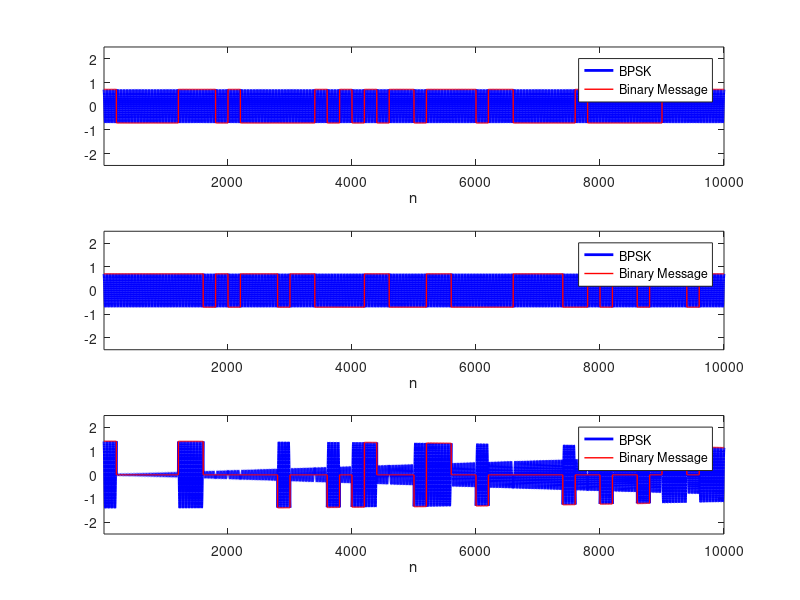

The MATLAB source for this figure:
%% Summer 2015 Jooyoun Hong

N_SYMS = 10000; 	% Number of Symbols
N_BITS = 50; 		% Number of Bits

CFO_CORR = 1;
N_USER = 2;


NOISE = 'CFO'; % FREE, AWGN, CFO

N_SAMPLE = floor(N_SYMS/N_BITS); % Number of Samples per Bits

carr_freq = 4 * N_BITS;


% Random Bit Generation

tx_data_1 = randi(2, 1, N_BITS) - 1;	
tx_data_2 = randi(2, 1, N_BITS) - 1;
if (N_USER == 4)
    tx_data_3 = randi(2, 1, N_BITS) - 1;    
    tx_data_4 = randi(2, 1, N_BITS) - 1;
end

% Upsampling
perfect_filter = ones(1,N_SAMPLE); % square one
filtered_data_1 = kron(tx_data_1, perfect_filter);
filtered_data_2 = kron(tx_data_2, perfect_filter);
if (N_USER == 4)
   filtered_data_3 = kron(tx_data_3, perfect_filter);
   filtered_data_4 = kron(tx_data_4, perfect_filter); 
end


Nb = N_SAMPLE * N_BITS; 
t = 1:N_SYMS;
bi_sampled_data_1 = zeros(1, N_SYMS); 
bi_sampled_data_1(1:Nb) = filtered_data_1(1:Nb);
bi_sampled_data_2 = zeros(1, N_SYMS); 
bi_sampled_data_2(1:Nb) = filtered_data_2(1:Nb);

if(N_USER == 4)
    bi_sampled_data_3 = zeros(1, N_SYMS); 
    bi_sampled_data_3(1:Nb) = filtered_data_3(1:Nb);
    bi_sampled_data_4 = zeros(1, N_SYMS); 
    bi_sampled_data_4(1:Nb) = filtered_data_4(1:Nb);
end

%% BPSK

modvec_bpsk   =  (1/sqrt(2))  .* [-1 1];
mod_fcn_bpsk  = @(x) complex(modvec_bpsk(1+x),0);


% Map the data values on to complex symbols
% BPSK
sampled_data_1 = arrayfun(mod_fcn_bpsk, bi_sampled_data_1);
sampled_data_2 = arrayfun(mod_fcn_bpsk, bi_sampled_data_2);
if (N_USER == 4)
   sampled_data_3 = arrayfun(mod_fcn_bpsk, bi_sampled_data_3);
   sampled_data_4 = arrayfun(mod_fcn_bpsk, bi_sampled_data_4); 
end


signal_1 = sampled_data_1.*exp(i*2*pi*carr_freq/N_SYMS*t);
signal_2 = sampled_data_2.*exp(i*2*pi*carr_freq/N_SYMS*t);

if (N_USER == 4)
    signal_3 = sampled_data_3.*exp(i*2*pi*carr_freq/N_SYMS*t);
    signal_4 = sampled_data_4.*exp(i*2*pi*carr_freq/N_SYMS*t);
end
%%---------------------------------------- NOISE SELECTION -----------------------------------------------

switch (NOISE)
case 'FREE'
	tx_payload_1 = signal_1;
	tx_payload_2 = signal_2;

    if (N_USER == 4)
        tx_payload_3 = signal_3;
        tx_payload_4 = signal_4;
    end

case 'CFO'
	payload_cfo_1 = 2e-5;
	payload_cfo_2 = 4e-5;
	tx_payload_1 = signal_1 .* exp(i*2*pi*payload_cfo_1*t);  
	tx_payload_2 = signal_2 .* exp(i*2*pi*payload_cfo_2*t);

    if(N_USER == 4)
        payload_cfo_3 = 3e-5;
        payload_cfo_4 = 4e-4;
        tx_payload_3 = signal_3 .* exp(i*2*pi*payload_cfo_3*t);  
        tx_payload_4 = signal_4 .* exp(i*2*pi*payload_cfo_4*t); 
    end

end


%%--------------------------------------------------- RX -------------------------------------------------
rx_signal_original = tx_payload_1 + tx_payload_2;
if (N_USER == 4)
    rx_signal_original = rx_signal_original + tx_payload_3 + tx_payload_4;
end


if (CFO_CORR == 1)
    if(N_USER == 2)
        cfo_ave = mean([payload_cfo_1;payload_cfo_2]);
    elseif (N_USER == 4)
        cfo_ave = mean([payload_cfo_1;payload_cfo_2;payload_cfo_3;payload_cfo_4]);
    end
    
rx_signal_original = rx_signal_original.*exp(-1i*2*pi*cfo_ave*t); 
end
		
rx_signal = rx_signal_original.*exp(-1i*2*pi*carr_freq/N_SYMS*t); % undo signal frequency

%% --------------------------------------------- DOWNSAMPLING -------------------------------------------------
count = 0;
rx_data_1 = zeros(1,N_BITS);

for count = 0:N_BITS-1
	rx_data_1(count + 1) = mean(rx_signal((1+(count*floor(N_SYMS/N_BITS))):(floor(N_SYMS/N_BITS)+(count*floor(N_SYMS/N_BITS)))));
	count = count + 1;
end

%%---------------------------------------------- Decode -------------------------------------------------------

if(N_USER == 2)
    a1 = 1;
    a2 = 1;
elseif(N_USER == 4)
    a1 = 0;
    a2 = 0;
end

demod_fcn_bpsk = @(x) double(mod(round(( real(x)/(sqrt(2)) + (a1+a2)/2)), 2) );
rx_data = arrayfun(demod_fcn_bpsk, rx_data_1);
 
if(N_USER == 2)
    tx_data = bitxor(tx_data_1, tx_data_2);
elseif(N_USER == 4)
    tx_data_xor_1 = bitxor(tx_data_1, tx_data_2);
    tx_data_xor_2 = bitxor(tx_data_3, tx_data_4);
    tx_data = bitxor(tx_data_xor_1, tx_data_xor_2);
end

errorsum = sum (rx_data ~= tx_data)



cf = 0;

if (N_USER == 2)
    cf = cf + 1;
    figure(cf); clf;
    subplot(3,1,1);
    plot(t, real(signal_1), 'linewidth', 2, 'color','b');
    hold on;
    plot(t, sampled_data_1, 'linewidth', 1, 'color','r');
    axis([1,N_SYMS,-2.5,2.5]);
    xlabel('n');
    legend('BPSK','Binary Message');

    subplot(3,1,2);
    plot(t, real(signal_2), 'linewidth', 2, 'color','b');
    hold on;
    plot(t, sampled_data_2, 'linewidth', 1, 'color','r');
    axis([1,N_SYMS,-2.5,2.5]);
    xlabel('n');
    legend('BPSK','Binary Message');

    subplot(3,1,3)
    plot(t, real(rx_signal_original), 'linewidth', 2, 'color','b');
    hold on;
    plot(t, rx_signal, 'linewidth', 1, 'color','r');
    axis([1,N_SYMS,-2.5,2.5]);
    xlabel('n');
    legend('BPSK','Binary Message');
elseif (N_USER == 4)
    cf = cf + 1;
    figure(cf); clf;
    subplot(5,1,1);
    plot(t, real(signal_1), 'linewidth', 2, 'color','b');
    hold on;
    plot(t, sampled_data_1, 'linewidth', 1, 'color','r');
    axis([1,N_SYMS,-2.5,2.5]);
    xlabel('n');
    legend('BPSK','Binary Message');

    subplot(5,1,2);
    plot(t, real(signal_2), 'linewidth', 2, 'color','b');
    hold on;
    plot(t, sampled_data_2, 'linewidth', 1, 'color','r');
    axis([1,N_SYMS,-2.5,2.5]);
    xlabel('n');
    legend('BPSK','Binary Message');

    subplot(5,1,3);
    plot(t, real(signal_3), 'linewidth', 2, 'color','b');
    hold on;
    plot(t, sampled_data_3, 'linewidth', 1, 'color','r');
    axis([1,N_SYMS,-2.5,2.5]);
    xlabel('n');
    legend('BPSK','Binary Message');

    subplot(5,1,4);
    plot(t, real(signal_4), 'linewidth', 2, 'color','b');
    hold on;
    plot(t, sampled_data_4, 'linewidth', 1, 'color','r');
    axis([1,N_SYMS,-2.5,2.5]);
    xlabel('n');
    legend('BPSK','Binary Message');

    subplot(5,1,5)
    plot(t, real(rx_signal_original), 'linewidth', 2, 'color','b');
    hold on;
    plot(t, rx_signal, 'linewidth', 1, 'color','r');
    axis([1,N_SYMS,-2.5,2.5]);
    xlabel('n');
    legend('BPSK','Binary Message');
end
        



 